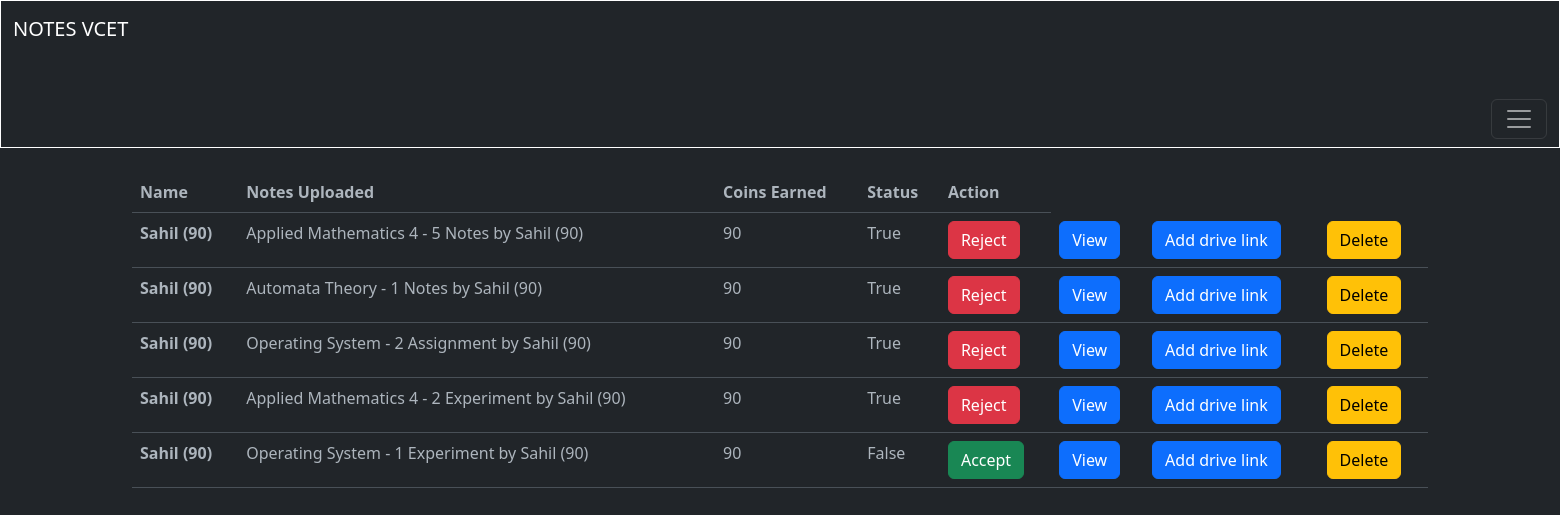
The app's page /adminResponse/ with its own data.
### blogapp/models.py (models this page shows, shortened)
class Notes(models.Model):
    typ = (
        ('Assignment','Assignment'),
        ('Experiment','Experiment'),
        ('Notes','Notes'),
        ('ReferenceBook','Reference Book'),
        ('LectureSlides','Lecture Slides'),
        ('PYQ','PYQ'),
    )
    mods = (
        ('1','1'),
        ('2','2'),
        ('3','3'),
        ('4','4'),
        ('5','5'),
        ('6','6'),
    )
    desc = models.TextField(max_length=500,null=True,blank=True)
    mod = models.CharField(max_length=5,choices=mods,null=True,blank=True)
    file = models.FileField(upload_to='notes/')
    author = models.ForeignKey(UserAccount,on_delete=models.CASCADE)
    status = models.BooleanField(default=False)
    likes = models.ManyToManyField(UserAccount,related_name="notes_like")
    views = models.PositiveIntegerField(default=0)
    buy=models.ManyToManyField(UserAccount,related_name="buy_notes")
    typeN = models.CharField(max_length=50,null=True,blank=True,choices=typ)
    docid = models.CharField(max_length=300,null=True,blank=True)
    sub =  models.ForeignKey(Subject,on_delete=models.CASCADE,null=True,blank=True)
    slug = AutoSlugField(populate_from = 'sub',unique=True,null=True,default=None)
    nDetail = models.CharField(max_length=100,null=True,blank=True)
    def __str__(self):
        niu = f'{self.sub.name} - {self.mod} {self.typeN} by {self.author}'
        return niu
    def acceptStatus(self):
        return f'/acceptStatus/{self.slug}/'
    def attachLink(self):
        return f'/addDriveLink/{self.slug}/'

class UserAccount(AbstractBaseUser, PermissionsMixin):
    email = models.CharField(max_length = 50,unique=True)
    name = models.CharField(max_length=200)
    is_active = models.BooleanField(default=True)
    is_mod = models.BooleanField(default=False)
    is_nUser = models.BooleanField(default=True)
    is_staff = models.BooleanField(default=False)
    coins_scored = models.IntegerField(default=100,null=True,blank=True)
    rank = models.IntegerField(default=0)
    objects = UserAccountManager()
    USERNAME_FIELD = 'email'
    REQUIRED_FIELDS = ['name']
    def __str__(self):
        return f"{self.name} ({self.coins_scored})"

class Subject(models.Model):
    name = models.CharField(max_length=50)
    teacher = models.CharField(max_length=50)
    teacherurl = models.CharField(max_length=300,null=True,blank=True)
    img = models.ImageField(upload_to='subImage/',null=True,blank=True)

### blogapp/views.py (the view)
# urls.py: path('adminResponse/',views.adminResponse,name='adminResponse'),
def adminResponse(request):
    notes = Notes.objects.all()
    context = {
        'notes' : notes,
    }
    return render(request,'main/adminTem/adminCrud.html',context)

### templates/main/adminTem/adminCrud.html (shortened to what this page needs)
{% extends 'index.html' %}
{% block content %}
<div class="container mt-4 table-responsive" >
    <table class="table">
        <thead>
          <tr>
            <th scope="col">Name</th>
            <th scope="col">Notes Uploaded</th>
            <th scope="col">Coins Earned</th>
            <th scope="col">Status</th>
            <th scope="col">Action</th>
          </tr>
        </thead>
        <tbody>
            {% for x in notes %}
                <tr>
                    <th scope="row">{{x.author}}</th>
                    <td>{{x}}</td>
                    <td>{{x.author.coins_scored}}</td>
                    <td>{{x.status}}</td>
                    {% if not x.status %}
                        <td><a href="{{x.acceptStatus}}"><button class="btn btn-success">Accept</button></a></td>
                    {% else %}
                        <td><a href="{{x.acceptStatus}}"><button class="btn btn-danger">Reject</button></a></td>
                    {% endif %}
                    <td><a href="{{x.file.url}}"><button class="btn btn-primary">View</button></a></td>
                    <td><button type="button" class="btn btn-primary" data-bs-toggle="modal" data-bs-target="#exampleModal{{forloop.counter}}">
                        Add drive link
                      </button>
                      </td>
                    <td><button type="button" class="btn btn-warning" data-bs-toggle="modal" data-bs-target="#exampleModal2{{forloop.counter}}">
                        Delete
                      </button></td>
                </tr>
            {% endfor %}
        </tbody>
      </table>
</div>
{% endblock %}

### records on screen
Notes: author "Sahil (90)", sub+mod+typeN "Applied Mathematics 4 - 5 Notes by Sahil (90)", author.coins_scored "90", status "True"
Notes: author "Sahil (90)", sub+mod+typeN "Automata Theory - 1 Notes by Sahil (90)", author.coins_scored "90", status "True"
Notes: author "Sahil (90)", sub+mod+typeN "Operating System - 2 Assignment by Sahil (90)", author.coins_scored "90", status "True"
Notes: author "Sahil (90)", sub+mod+typeN "Applied Mathematics 4 - 2 Experiment by Sahil (90)", author.coins_scored "90", status "True"
Notes: author "Sahil (90)", sub+mod+typeN "Operating System - 1 Experiment by Sahil (90)", author.coins_scored "90", status "False"
